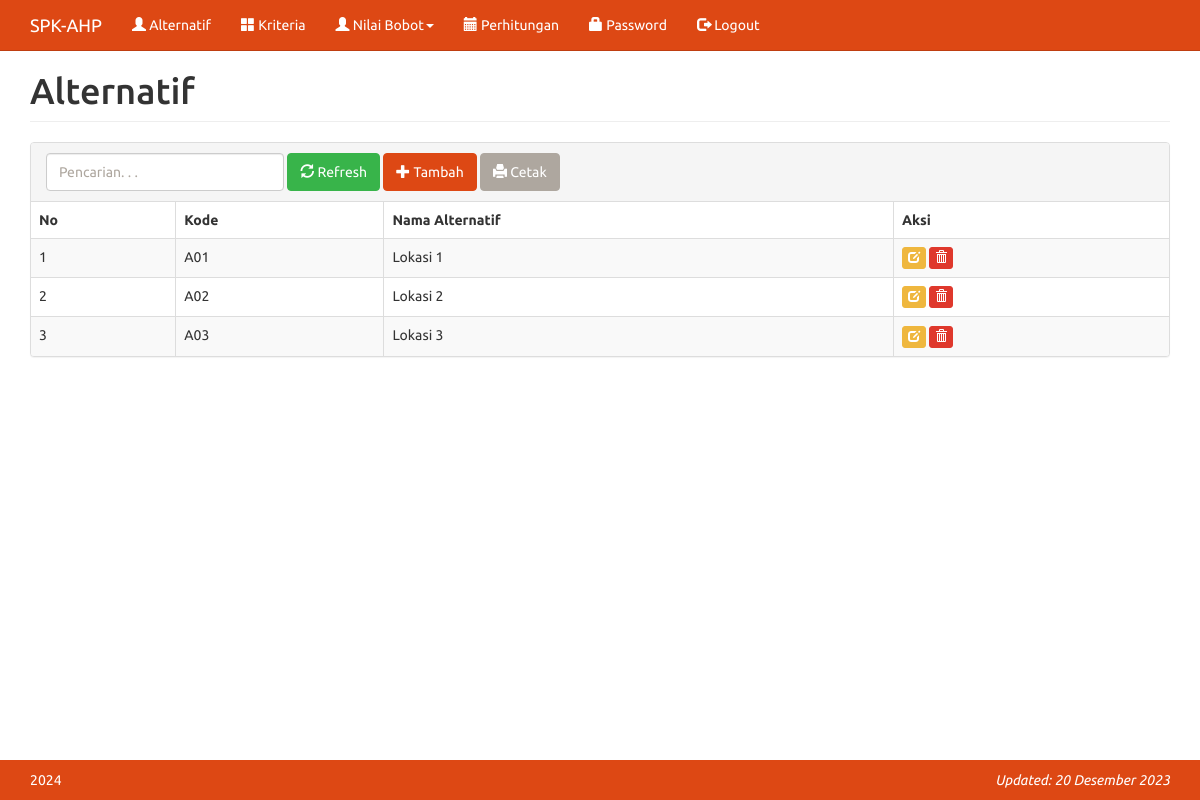
The app's page /index.php?m=alternatif (signed in) with its own data.
### tables this page shows
CREATE TABLE IF NOT EXISTS `tb_alternatif` (
  `kode_alternatif` varchar(16) NOT NULL,
  `nama_alternatif` varchar(255) NOT NULL,
  `keterangan` varchar(255) NOT NULL,
  `total` double NOT NULL,
  `rank` int(11) NOT NULL,
  PRIMARY KEY (`kode_alternatif`)
);

### config.php (called while the page is built)
  <?php
$config["server"]='127.0.0.1';
$config["username"]='root';
$config["password"]='';
$config["database_name"]='spk_ahp';
?>

### includes/ez_sql_core.php (called while the page is built, shortened)
<?php
	class ezSQLcore
	{
		var $timers           = array();
		function get_host_port( $host, $default = false )
		{
			$port = $default;
			return array( $host, $port );
		}
		function flush()
		{
			$this->last_result = array();
		}
		function get_results($query=null, $output = OBJECT)
		{
			if ( $query )
			{
				$this->query($query);
			}
			if ( $output == OBJECT )
			{
				return $this->last_result;
			}
		}
		function timer_get_cur()
		{
			list($usec, $sec) = explode(" ",microtime());
			return ((float)$usec + (float)$sec);
		}
		function timer_start($timer_name)
		{
			$this->timers[$timer_name] = $this->timer_get_cur();
		}
		function timer_elapsed($timer_name)
		{
			return round($this->timer_get_cur() - $this->timers[$timer_name],2);
		}
	}

### functions.php (called while the page is built, shortened)
<?php
include'config.php';
include'includes/ez_sql_core.php';
include'includes/ez_sql_mysqli.php';
$db = new ezsql_mysqli($config['username'], $config['password'], $config['database_name'], $config['server']);
include'includes/general.php';

### includes/general.php (called while the page is built, shortened)
<?php
    function esc_field($str) {
        if (!function_exists('get_magic_quotes_gpc') || !get_magic_quotes_gpc()) {
            return addslashes($str);
        } else {
            return $str;
        }
    }

### includes/ez_sql_mysqli.php (called while the page is built, shortened)
<?php
	$ezsql_mysqli_str = array
	(
		1 => 'Require $dbuser and $dbpassword to connect to a database server',
		2 => 'Error establishing mySQLi database connection. Correct user/password? Correct hostname? Database server running?',
		3 => 'Require $dbname to select a database',
		4 => 'mySQLi database connection is not active',
		5 => 'Unexpected error while trying to select database'
	);
	class ezSQL_mysqli extends ezSQLcore
	{
		function connect($dbuser='root', $dbpassword='', $dbhost='127.0.0.1', $dbport=3306)
		{
			global $ezsql_mysqli_str; $return_val = false;
			if ( ! $dbuser )
			{
				$this->register_error($ezsql_mysqli_str[1].' in '.__FILE__.' on line '.__LINE__);
				$this->show_errors ? trigger_error($ezsql_mysqli_str[1],E_USER_WARNING) : null;
			}
			else
			{
				$this->dbh = new mysqli($dbhost,$dbuser,$dbpassword, '', $dbport);
				if( $this->dbh->connect_errno )
				{
					$this->register_error($ezsql_mysqli_str[2].' in '.__FILE__.' on line '.__LINE__);
					$this->show_errors ? trigger_error($ezsql_mysqli_str[2],E_USER_WARNING) : null;
				}
				else
				{
					$return_val = true;
				}
			}
			return $return_val;
		}
		function query($query)
		{
			$return_val = 0;
			$query = trim($query);
			$this->result = @$this->dbh->query($query);
			if ( preg_match("/^(insert|delete|update|replace|truncate|drop|create|alter|begin|commit|rollback|set|lock|unlock|call)/i",$query) )
			{
				$is_insert = true;
				$this->rows_affected = @$this->dbh->affected_rows;
				if ( preg_match("/^(insert|replace)\s+/i",$query) )
				{
					$this->insert_id = @$this->dbh->insert_id;
				}
				$return_val = $this->rows_affected;
			}
			else
			{
				$is_insert = false;
				$i=0;
				$num_rows=0;
				while ( $row = @$this->result->fetch_object() )
				{
					$num_rows++;
				}
				$this->num_rows = $num_rows;
				$return_val = $this->num_rows;
			}
			return $return_val;
		}
	}

### alternatif.php (the view, shortened to what this page needs)
<div class="page-header">
    <h1>Alternatif</h1>
</div>
<div class="panel panel-default">
<div class="panel-heading">
    <form class="form-inline">
        <div class="form-group">
            <input class="form-control" type="text" placeholder="Pencarian. . ." name="q" value="<?=$_GET['q']?>" />
        </div>
        <div class="form-group">
            <button class="btn btn-success"><span class="glyphicon glyphicon-refresh"></span> Refresh</a>
        </div>
        <div class="form-group">
            <a class="btn btn-primary" href="?m=alternatif_tambah"><span class="glyphicon glyphicon-plus"></span> Tambah</a>
        </div>
        <div class="form-group">
            <a class="btn btn-default" href="cetak.php?m=alternatif&q=<?=$_GET[q]?>" target="_blank"><span class="glyphicon glyphicon-print"></span> Cetak</a>
        </div>
    </form>
</div>
<div class="table-responsive">
    <table class="table table-bordered table-hover table-striped">
    <thead>
        <tr>
            <th>No</th>
            <th>Kode</th>
            <th>Nama Alternatif</th>
            <th>Aksi</th>
        </tr>
    </thead>
    <?php
    $q = esc_field($_GET['q']);
    $rows = $db->get_results("SELECT * FROM tb_alternatif
        WHERE kode_alternatif LIKE '%$q%'
            OR nama_alternatif LIKE '%$q%'
        ORDER BY kode_alternatif");
    $no=0;
    foreach($rows as $row):?>
    <tr>
        <td><?=++$no ?></td>
        <td><?=$row->kode_alternatif?></td>
        <td><?=$row->nama_alternatif?></td>
        <td>
            <a class="btn btn-xs btn-warning" href="?m=alternatif_ubah&ID=<?=$row->kode_alternatif?>"><span class="glyphicon glyphicon-edit"></span></a>
            <a class="btn btn-xs btn-danger" href="aksi.php?act=alternatif_hapus&ID=<?=$row->kode_alternatif?>" onclick="return confirm('Hapus data?')"><span class="glyphicon glyphicon-trash"></span></a>
        </td>
    </tr>
    <?php endforeach;?>
    </table>
</div>
</div>

### assets/css/general.css (style rules this page uses)
html { position: relative; min-height: 100%; }
body { margin-bottom: 70px; }
.page-header { margin-top: 0; padding-bottom: 0; }
.page-header h1 { margin-top: 0; }

### records on screen
tb_alternatif: kode_alternatif "A01", nama_alternatif "Lokasi 1"
tb_alternatif: kode_alternatif "A02", nama_alternatif "Lokasi 2"
tb_alternatif: kode_alternatif "A03", nama_alternatif "Lokasi 3"
